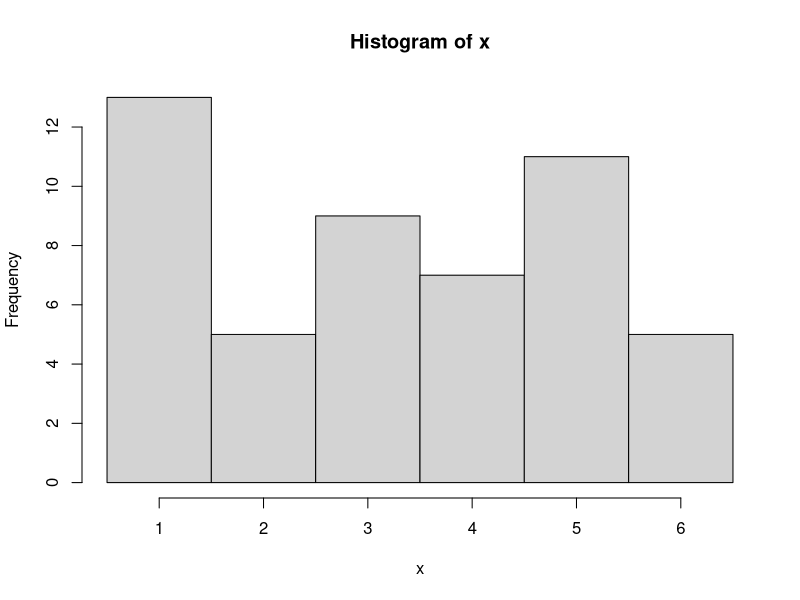
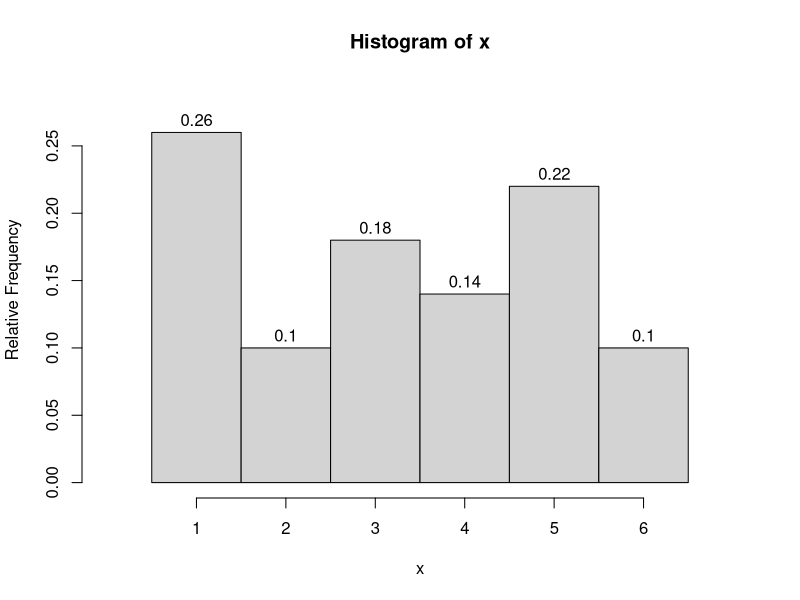
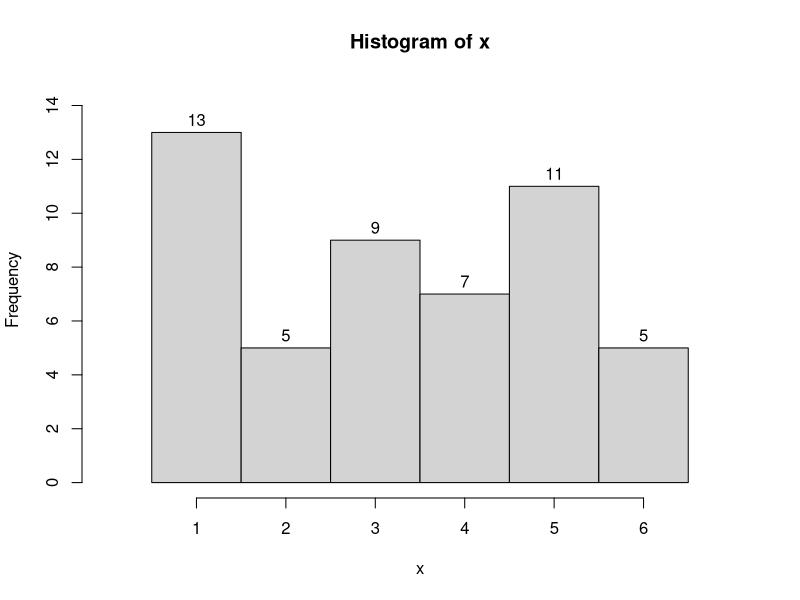

These figures' R source, in order:
## ---- chunk 1
n = 50 #sample(c(20,50,100,200,500,1000),1)
i = 1:n
type = 1 #sample(1:2,1)
ns = c(6,8)[type]
val = 1:ns
fre = c(0.26,0.1,0.18,0.14,0.22,0.1)*50
x = rep(val,fre) #sample(1:ns,n,T)
brks = 1:(ns+1)-0.5
myhist = hist(x,breaks=brks)
counts = myhist$counts
strdie = c("six","eight")[type]

b1 = 5.5 #sample(brks[3:(length(brks)-1)],1)
n1 = sum(x<b1)
b2 = 1.5 #sample(brks[2:(length(brks)-2)],1)
n2 = sum(x>b2)
b3 = c(1.5,2.5) #sort(sample(brks[2:(length(brks)-1)],2))
c3 = mean(b3)
r3 = (b3[2]-b3[1])/2
n3 = sum(abs(x-c3)<r3)
b4 = c(1.5,4.5) #sort(sample(brks[2:(length(brks)-1)],2))
c4 = mean(b4)
r4 = (b4[2]-b4[1])/2
n4 = sum(abs(x-c4)>r4)

b5 = 5.5 #sample(brks[3:(length(brks)-1)],1)
n5 = sum(x<b5)
b6 = 2.5 #sample(brks[2:(length(brks)-2)],1)
n6 = sum(x>b6)
b7 = c(2.5,5.5) #sort(sample(brks[2:(length(brks)-1)],2))
c7 = mean(b7)
r7 = (b7[2]-b7[1])/2
if(r7==round(r7)){
  wrd7 = "integer"
} else {
  wrd7 = "half-integer"
}
n7 = sum(abs(x-c7)<r7)
b8 = c(4.5,5.5) #sort(sample(brks[2:(length(brks)-1)],2))
c8 = mean(b8)
r8 = (b8[2]-b8[1])/2
if(r8==round(r8)){
  wrd8 = "integer"
} else {
  wrd8 = "half-integer"
}
n8 = sum(abs(x-c8)>r8)
p1 = n1/n
p2 = n2/n
p3=n3/n
p4=n4/n
p5=n5/n
p6=n6/n
p7=n7/n
p8=n8/n
## ---- chunk 2
ylim = max(counts/n)*1.1
hist(x,breaks=brks,labels = TRUE,ylim=c(0,ylim),xlim=c(0,ns+1),freq=F,ylab="Relative Frequency",xaxt='n')
axis(1,1:ns)
## ---- chunk 3
ylim = max(counts)*1.1
hist(x,breaks=brks,labels = TRUE,ylim=c(0,ylim),xlim=c(0,ns+1),xaxt='n')
axis(1,1:ns)
